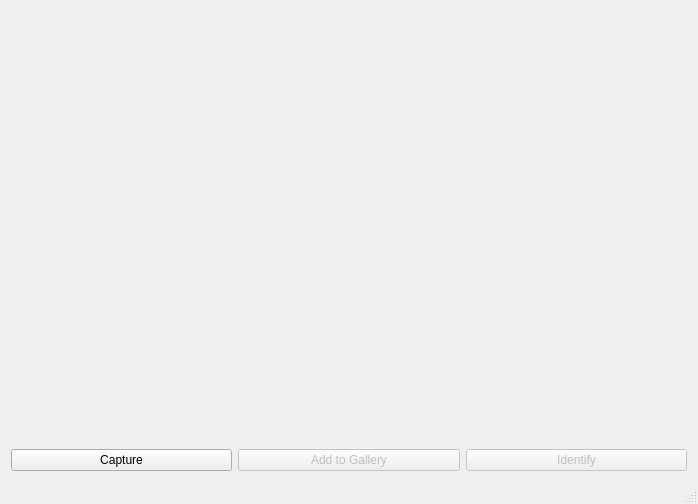
<?xml version="1.0" encoding="UTF-8"?>
<ui version="4.0">
 <class>MainWindow</class>
 <widget class="QMainWindow" name="MainWindow">
  <property name="geometry">
   <rect>
    <x>0</x>
    <y>0</y>
    <width>698</width>
    <height>504</height>
   </rect>
  </property>
  <property name="windowTitle">
   <string>MainWindow</string>
  </property>
  <widget class="QWidget" name="centralWidget">
   <layout class="QVBoxLayout" name="verticalLayout">
    <item>
     <layout class="QGridLayout" name="gridLayout">
      <item row="0" column="0" colspan="3">
       <widget class="QLabel" name="imageDisplay">
        <property name="text">
         <string/>
        </property>
       </widget>
      </item>
      <item row="1" column="0">
       <widget class="QPushButton" name="captureButton">
        <property name="text">
         <string>Capture</string>
        </property>
       </widget>
      </item>
      <item row="1" column="1">
       <widget class="QPushButton" name="addToGalleryButton">
        <property name="enabled">
         <bool>false</bool>
        </property>
        <property name="text">
         <string>Add to Gallery</string>
        </property>
       </widget>
      </item>
      <item row="1" column="2">
       <widget class="QPushButton" name="identifyButton">
        <property name="enabled">
         <bool>false</bool>
        </property>
        <property name="text">
         <string>Identify</string>
        </property>
       </widget>
      </item>
     </layout>
    </item>
   </layout>
  </widget>
  <widget class="QMenuBar" name="menuBar">
   <property name="geometry">
    <rect>
     <x>0</x>
     <y>0</y>
     <width>698</width>
     <height>21</height>
    </rect>
   </property>
  </widget>
  <widget class="QStatusBar" name="statusBar"/>
 </widget>
 <layoutdefault spacing="6" margin="11"/>
 <resources/>
 <connections/>
</ui>
